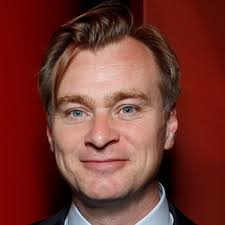
#> input picture Face and Eyes detection/uploads/test.jpg, 225 x 225 px, found by its file name; its folder holds only this picture in this run
$ python detector.py
#> lines starting #> are read from the running program, lines starting #| are printed output that depends on the picture; after the words box and inside, x2 and y2 are one past the last pixel; in counts of white or black regions, pixels touching at a corner belong together
import cv2
import os
import numpy as np

file_name = None
extension = None;
for file in os.listdir('C:\\Users\\MEDA\\Desktop\\Face and Eyes detection\\uploads'):
    if file.endswith(".jpg") or file.endswith(".png"):
        file_name,extension = os.path.splitext(file)
    else:
        print("Unsupported files format")

path = r'C:\Users\MEDA\Desktop\Face and Eyes detection\uploads\%s%s'%(file_name,extension)

image = cv2.imread(path,1)
#> image is the input picture: shape (225, 225, 3); mean B, G, R 47.1, 54.9, 116.5

gray = cv2.cvtColor(image,cv2.COLOR_BGR2GRAY)
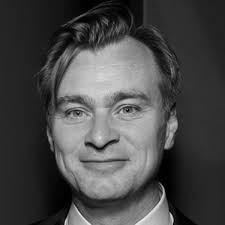
#> gray: shape (225, 225); min 0, max 245, mean 72.4

face_cascade = cv2.CascadeClassifier("C:\\Users\\MEDA\\Desktop\\Face and Eyes detection\\haarcascade\\haarcascade_frontalface_default.xml")

eyes_cascade = cv2.CascadeClassifier("C:\\Users\\MEDA\\Desktop\\Face and Eyes detection\\haarcascade\\haarcascade_eye.xml")

faces = face_cascade.detectMultiScale(gray, 1.3, 5)
#> faces = [[36, 56, 137, 137]]

for (x,y,w,h) in faces:

    cv2.rectangle(image,(x,y),(x+w,y+h),(255,0,255),2)
    roi_gray = gray[y:y+h, x:x+w]
    roi_color = image[y:y+h, x:x+w]
    eyes = eyes_cascade.detectMultiScale(roi_gray)
    for (ex,ey,ew,eh) in eyes:
         cv2.rectangle(roi_color,(ex,ey),(ex+ew,ey+eh),(255,128,0),2)
#> this loop made 1 pass
#> (x, y, w, h, eyes) on pass 1: (36, 56, 137, 137, [[26, 45, 25, 25], [73, 38, 33, 33], [18, 32, 44, 44]])
#> pass 1, `roi_gray = gray[y:y+h, x:x+w]`:
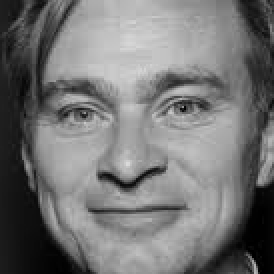
#> roi_gray: shape (137, 137) (shown 2 times larger); min 0, max 218, mean 116.7
#> pass 1, `roi_color = image[y:y+h, x:x+w]`:
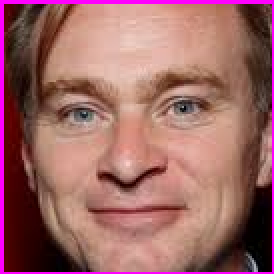
#> roi_color: shape (137, 137, 3) (shown 2 times larger); mean B, G, R 101.1, 102, 156.5
#> after the loop:
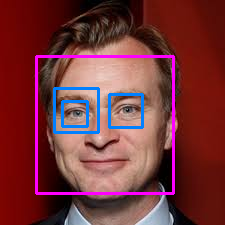
#> image: shape (225, 225, 3); 5.63% of pixels changed, all inside (x1, y1, x2, y2) = (35, 55, 175, 195)
#> after the loop:
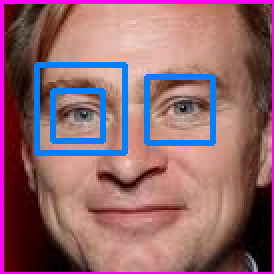
#> roi_color: shape (137, 137, 3) (shown 2 times larger); 6.46% of pixels changed, all inside (x1, y1, x2, y2) = (17, 31, 108, 78)

save_path = r'C:\Users\MEDA\Desktop\Face and Eyes detection\results\%s%s'%(file_name,extension)
cv2.imwrite(save_path,image)
cv2.imshow('Image',image)
cv2.waitKey(0)
cv2.destroyAllWindows()
